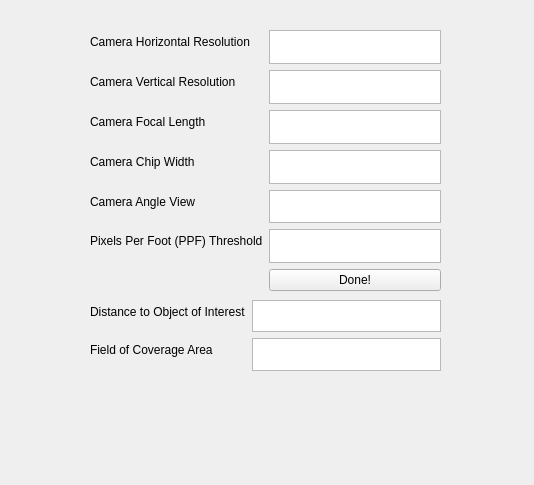
<?xml version="1.0" encoding="UTF-8"?>
<ui version="4.0">
 <class>CameraWindow</class>
 <widget class="QMainWindow" name="CameraWindow">
  <property name="geometry">
   <rect>
    <x>0</x>
    <y>0</y>
    <width>534</width>
    <height>485</height>
   </rect>
  </property>
  <property name="windowTitle">
   <string>MainWindow</string>
  </property>
  <widget class="QWidget" name="centralwidget">
   <widget class="QWidget" name="formLayoutWidget">
    <property name="geometry">
     <rect>
      <x>90</x>
      <y>30</y>
      <width>351</width>
      <height>261</height>
     </rect>
    </property>
    <layout class="QFormLayout" name="formLayout">
     <item row="0" column="0">
      <widget class="QLabel" name="camera_horizontal_resolution_label">
       <property name="text">
        <string>Camera Horizontal Resolution</string>
       </property>
      </widget>
     </item>
     <item row="1" column="0">
      <widget class="QLabel" name="camera_vertical_resolution_label">
       <property name="text">
        <string>Camera Vertical Resolution</string>
       </property>
      </widget>
     </item>
     <item row="2" column="0">
      <widget class="QLabel" name="camera_focal_length_label">
       <property name="text">
        <string>Camera Focal Length</string>
       </property>
      </widget>
     </item>
     <item row="3" column="0">
      <widget class="QLabel" name="camera_chip_width_label">
       <property name="text">
        <string>Camera Chip Width</string>
       </property>
      </widget>
     </item>
     <item row="7" column="1">
      <widget class="QPushButton" name="done_button">
       <property name="text">
        <string>Done!</string>
       </property>
      </widget>
     </item>
     <item row="5" column="1">
      <widget class="QTextEdit" name="ppf_threshold_text"/>
     </item>
     <item row="3" column="1">
      <widget class="QTextEdit" name="camera_chip_width_text"/>
     </item>
     <item row="2" column="1">
      <widget class="QTextEdit" name="camera_focal_length_text"/>
     </item>
     <item row="1" column="1">
      <widget class="QTextEdit" name="camera_vertical_resolution_text"/>
     </item>
     <item row="0" column="1">
      <widget class="QTextEdit" name="camera_horizontal_resolution_text"/>
     </item>
     <item row="4" column="1">
      <widget class="QTextEdit" name="camera_angle_view_text"/>
     </item>
     <item row="4" column="0">
      <widget class="QLabel" name="camera_angle_view_label">
       <property name="text">
        <string>Camera Angle View</string>
       </property>
      </widget>
     </item>
     <item row="5" column="0">
      <widget class="QLabel" name="ppf_threshold_label">
       <property name="text">
        <string>Pixels Per Foot (PPF) Threshold</string>
       </property>
      </widget>
     </item>
    </layout>
   </widget>
   <widget class="QWidget" name="formLayoutWidget_2">
    <property name="geometry">
     <rect>
      <x>90</x>
      <y>300</y>
      <width>351</width>
      <height>71</height>
     </rect>
    </property>
    <layout class="QFormLayout" name="formLayout_2">
     <item row="1" column="0">
      <widget class="QLabel" name="foc_label">
       <property name="text">
        <string>Field of Coverage Area</string>
       </property>
      </widget>
     </item>
     <item row="0" column="1">
      <widget class="QTextEdit" name="distance_text">
       <property name="readOnly">
        <bool>true</bool>
       </property>
      </widget>
     </item>
     <item row="1" column="1">
      <widget class="QTextEdit" name="foc_text">
       <property name="readOnly">
        <bool>true</bool>
       </property>
      </widget>
     </item>
     <item row="0" column="0">
      <widget class="QLabel" name="distance_label">
       <property name="text">
        <string>Distance to Object of Interest</string>
       </property>
      </widget>
     </item>
    </layout>
   </widget>
  </widget>
  <widget class="QMenuBar" name="menubar">
   <property name="geometry">
    <rect>
     <x>0</x>
     <y>0</y>
     <width>534</width>
     <height>22</height>
    </rect>
   </property>
  </widget>
 </widget>
 <resources/>
 <connections/>
</ui>
